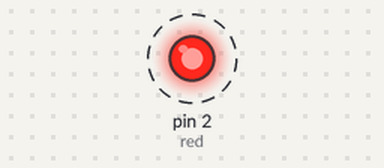
A sketch run on a simulated Arduino Uno, built with avr-gcc and run on an emulated ATmega328P. Shown: output pins drawn as LEDs (lit = HIGH). Dashed ring = blinking.

Above: at 0.5 s.
Timing chart, 0 to 4.6 s (numbered marks = the images above):
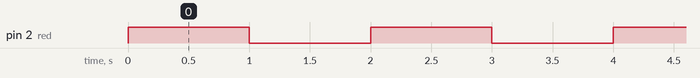

The sketch:

blink_if_not_2.ino
```cpp
/*
Lampeggio con controllo
 */


byte red = 2;
boolean on_off = true;

// the setup routine runs once when you press reset:
void setup() {
  // initialize the digital pin as an output.
  pinMode(red, OUTPUT);
}

// the loop routine runs over and over again forever:
void loop() {
  digitalWrite(red, on_off);
  on_off = !on_off;
  delay(1000);
}
```

Measured:
- by itself, pin 2 (red): alternates HIGH for 1.0 s and LOW for 1.0 s
